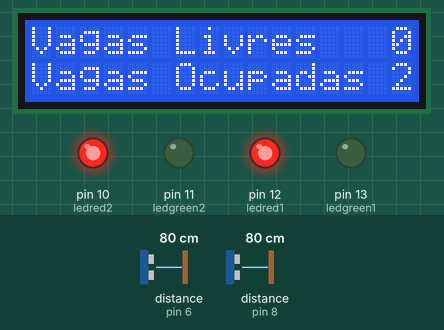
A sketch run on a simulated Arduino Uno, built with avr-gcc and run on an emulated ATmega328P. Parts: 16×2 character LCD, output pins drawn as LEDs (lit = HIGH). Wiring (inferred from the names in the program): 2 × ultrasonic range finder: trigger pin 7, echo pin 6 / trigger pin 9, echo pin 8. Inputs (shaded band) come from the test bench; at power-on: distance to the obstacle (sensors on pin 6, pin 8) 80 cm. The echo pulse lasts 58.3 µs per cm; pins used as bus, display or sensor lines are not drawn.

Above: at 1.2 s.
1.3 s: distance to the obstacle (sensor on pin 6) set to 196 cm
2.8 s: distance to the obstacle (sensor on pin 6) set to 203 cm
At 3.2 s:
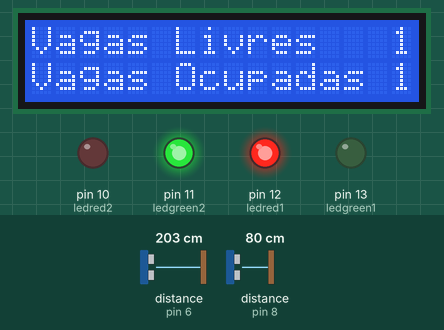
4.3 s: distance to the obstacle (sensor on pin 8) set to 197 cm
5.8 s: distance to the obstacle (sensor on pin 8) set to 203 cm
At 6.5 s:
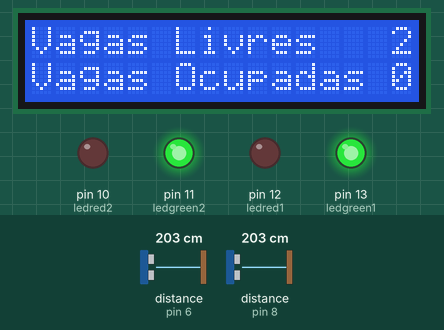
7.3 s: distance to the obstacle (sensor on pin 6) set to 2 cm
At 7.7 s:
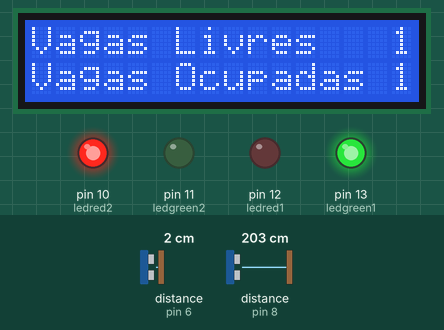
8.8 s: distance to the obstacle (sensor on pin 6) set to 250 cm
At 9.6 s:
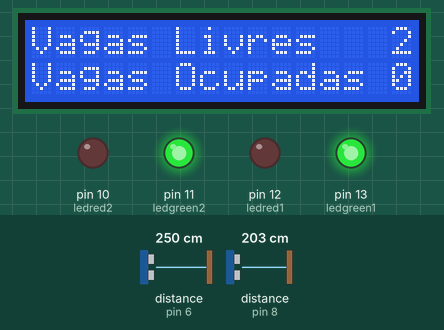
Timing chart, 0 to 11.3 s (numbered marks = the images above; inputs shaded):
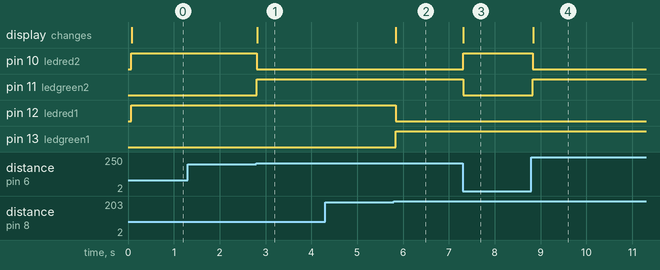

The sketch:

gscode.ino
```cpp
#include <LiquidCrystal.h>


#define ledgreen1 13
#define ledred1 12
#define trigger1 9
#define echo1 8

#define ledgreen2 11
#define ledred2 10
#define trigger2 7
#define echo2 6

float distancia1;
float distancia2;
int vaga1;
int vaga2;
int ocupado1;
int ocupado2;
int vagaLivre;
int vagaOcupada;

LiquidCrystal lcd(0,1,2,3,4,5);


void setup()
{
  lcd.begin(16, 2);

  pinMode(ledgreen1, OUTPUT);
  pinMode(ledred1, OUTPUT);
  pinMode(trigger1, OUTPUT);
  pinMode(echo1, INPUT);

  pinMode(ledgreen2, OUTPUT);
  pinMode(ledred2, OUTPUT);
  pinMode(trigger2, OUTPUT);
  pinMode(echo2, INPUT);


}

void loop()
{

  digitalWrite(trigger1, HIGH);
  digitalWrite(trigger1, LOW);
  distancia1 = 0.01715 * pulseIn(echo1, HIGH);

  digitalWrite(trigger2, HIGH);
  digitalWrite(trigger2, LOW);
  distancia2 = 0.01715 * pulseIn(echo2, HIGH);


  if(distancia1 < 200){ //ocupado
    digitalWrite(ledgreen1, LOW);
    digitalWrite(ledred1, HIGH);
    vaga1 = 0;
    ocupado1 = 1;
  }else{ //livre
    digitalWrite(ledgreen1, HIGH);
    digitalWrite(ledred1, LOW);
    vaga1 = 1;
    ocupado1 = 0;
  }

  if(distancia2 < 200){ //ocupado
    digitalWrite(ledgreen2, LOW);
    digitalWrite(ledred2, HIGH);
    vaga2 = 0;
    ocupado2 = 1;
  }else{ // livre
    digitalWrite(ledgreen2, HIGH);
    digitalWrite(ledred2, LOW);
    vaga2 = 1;
    ocupado2 = 0;
  }
  vagaLivre = vaga1 + vaga2;
  vagaOcupada = ocupado1 + ocupado2;
  lcd.setCursor(0, 0);
  lcd.print("Vagas Livres   ");
  lcd.print(vagaLivre);

  lcd.setCursor(0, 1);
  lcd.print("Vagas Ocupadas ");
  lcd.print(vagaOcupada);

  Serial.println(distancia1);


}
```

Measured:
- the behaviour switches between 200 and 201 cm on distance to the obstacle (sensor on pin 6) (found by bisection; images 0 and 1)
- the behaviour switches between 200 and 201 cm on distance to the obstacle (sensor on pin 8) (found by bisection; images 1 and 2)
- after the input at 1.3 s, every drawn part: stays the same
- after the input at 2.8 s, pin 10 (ledred2): HIGH → LOW at once; pin 11 (ledgreen2): LOW → HIGH at once; the display: changes at once (image 1)
- after the input at 4.3 s, every drawn part: stays the same
- after the input at 5.8 s, pin 12 (ledred1): HIGH → LOW at once; pin 13 (ledgreen1): LOW → HIGH at once; the display: changes after 0.05 s (image 2)
- after the input at 7.3 s, pin 10 (ledred2): LOW → HIGH at once; pin 11 (ledgreen2): HIGH → LOW at once; the display: changes at once (image 3)
- after the input at 8.8 s, pin 10 (ledred2): HIGH → LOW at once; pin 11 (ledgreen2): LOW → HIGH at once; the display: changes at once (image 4)
